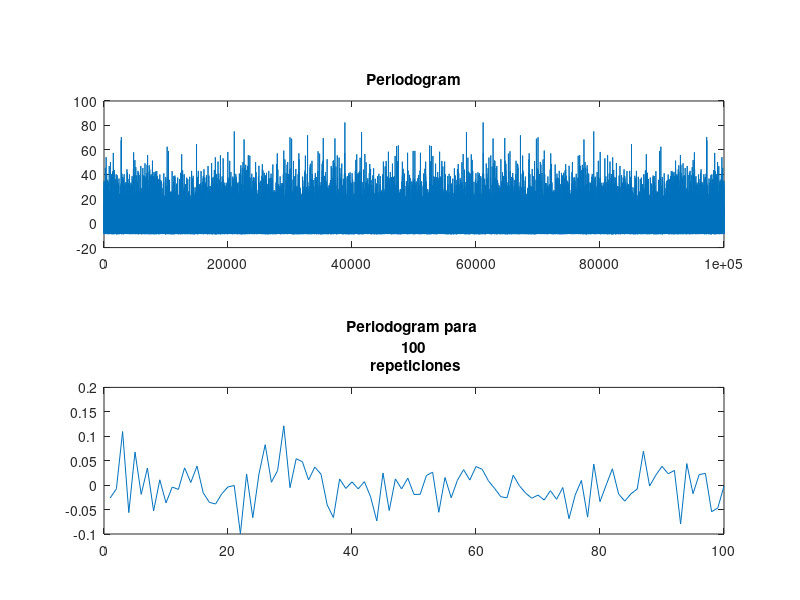

This chart was generated by the following MATLAB code: (Note: this script raises an error after producing the figure.)
%TESTBENCH5 Periodogram basico
function [ output_args ] = testbench5( varargin )
	defaults = [9];
	for i = 1:length(varargin)
		% copio los argumentos que existen.
		defaults(i) = varargin{i};
	end
	var = defaults(1);
	tic;

	R = 100; % Realizaciones
	N = [10e2,10e3,10e4,10e5]; % Muestras

	for n = 1:length(N)
		x = sqrt(var) * randn(N(n), R);
		%plot(x);
		X = 1 / N(n) * (abs(fft(x))).^2 - var;
		subplot(211);
		plot(X(:,1)); title('Periodogram');

		X_ = mean(X, 1);
		subplot(212);
		plot(X_); title({'Periodogram para ' num2str(R) ' repeticiones'});

		output_args(n) = mean(X_);
	end

	toc
end
